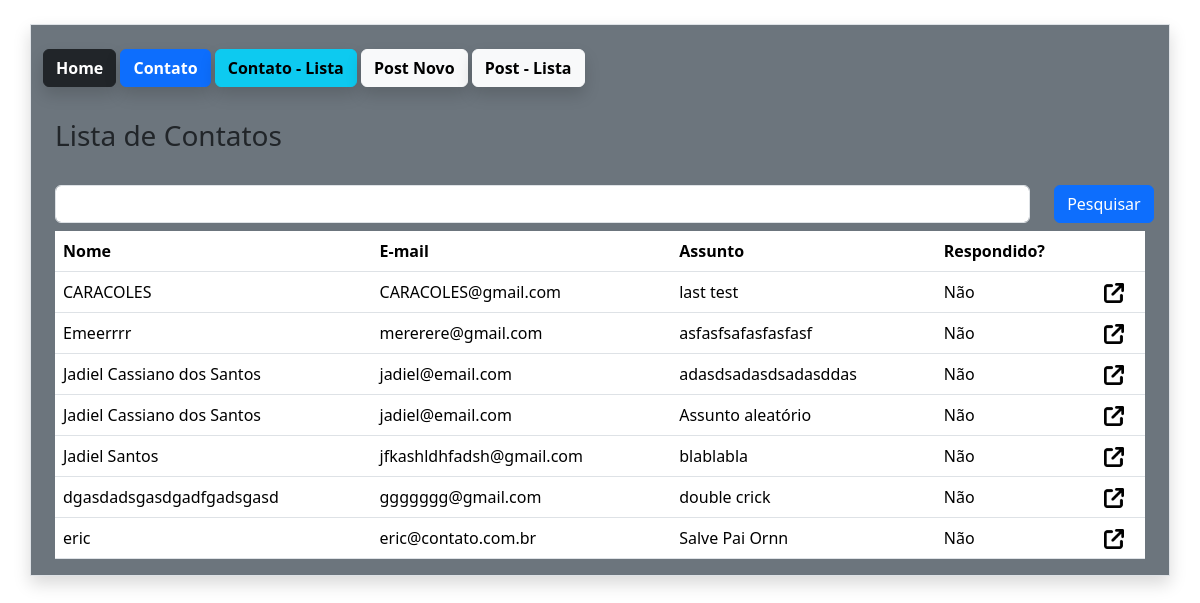
Before: /contato/lista/ (signed in) with the older database file.
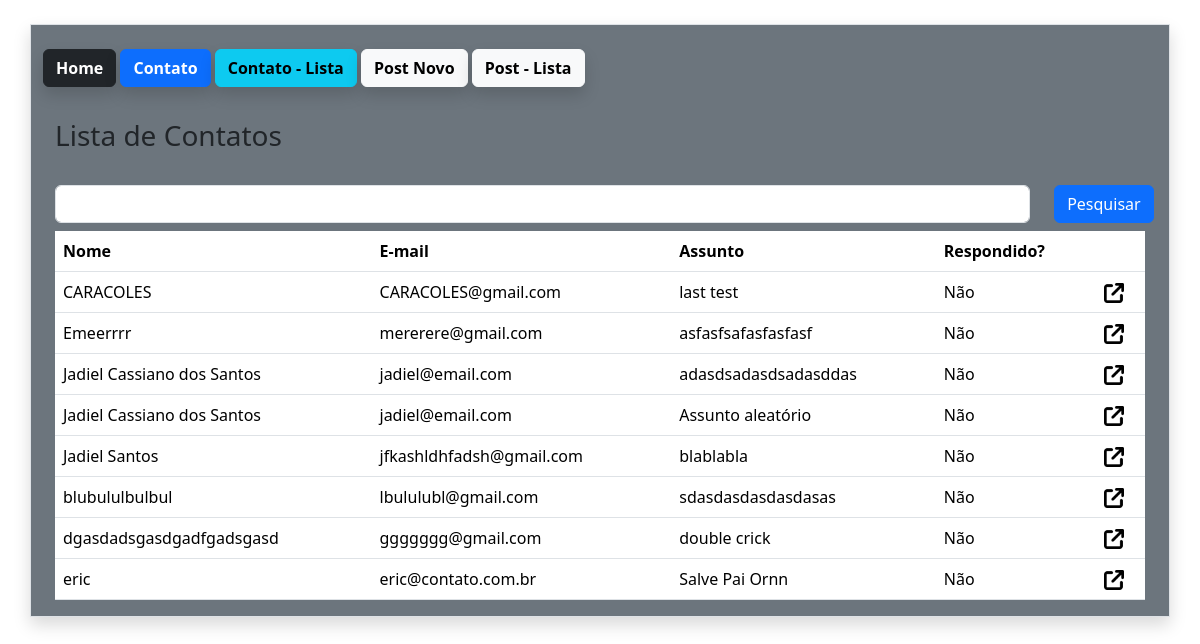
After: the same page with the newer database file.
### estudo/models.py (models this page shows)
class Contato(db.Model):
    id = db.Column(db.Integer, primary_key=True)
    data_envio = db.Column(db.DateTime, default=datetime.utcnow())
    nome = db.Column(db.String, nullable=True)
    email = db.Column(db.String, nullable=True)
    assunto = db.Column(db.String, nullable=True)
    mensagem = db.Column(db.String, nullable=True)
    respondido = db.Column(db.Integer, default=0)

### estudo/views.py (the view)
@app.route('/contato/lista/')
@login_required
def contatoLista():
     context = {}
     if current_user == 1: return redirect(url_for('homepage')) # Esse código é para impedir que usuários comuns acessem a lista de contatos, apenas o admin pode acessar
     if request.method == 'GET':
         pesquisa = request.args.get('pesquisa','')
     dados = Contato.query.order_by('nome')
     if pesquisa != '':
         dados = dados.filter_by(nome=pesquisa)
     context = {'dados': dados.all()}
     return render_template('Contato_lista.html', context = context)

### estudo/models.py (called while the page is built)
@login_manager.user_loader
def load_user(user_id):
    return User.query.get(user_id)

### estudo/templates/Contato_lista.html (shortened to what this page needs)
{% extends 'base.html' %}
{% block content%}
{% include "nav.html" %}
<body>
    <div class="container mt-4">
        <div class="row mt-4">
            <h3>Lista de Contatos</h3>
            <form method="get" class="row">
                <div class="class col-11 mt-4">
                    <input type="text" name="pesquisa" class="form-control">
                </div>
                <div class="col-1 mt-4">
                    <button type="submit" class="btn btn-primary"> Pesquisar</button>
                </div>
            </form>
            <div class="col-12 mt-2">
                <table class="table">
                    <thead>
                        <tr>
                            <th><b>Nome</b></th>
                            <th><b>E-mail</b></th>
                            <th><b>Assunto</b></th>
                            <th><b>Respondido?</b></th>
                            <th></th>
                        </tr>
                    </thead>
                    <tbody>
                        {% for linha in context['dados'] %}
                        <tr>
                            <td>{{linha.nome}}</td>
                            <td>{{linha.email}}</td>
                            <td>{{linha.assunto}}</td>
                            <td>
                                {% if linha.respondido ==1%}
                                    Sim
                                {% else %}
                                    Não
                                {% endif %}
                            <td><a href="{{ url_for('contatoDetail', id=linha.id)}}"><img src="{{url_for('static', filename='img/link.png')}}" style="width:20px";"></a></td>
                            </td>
                        </tr>
                        {% endfor %}
                    </tbody>
                </table>
            </div>
        </div>
{% endblock %}

Changed rows visible on the page:
added Contato: nome "blubululbulbul", email "lbululubl@gmail.com", assunto "sdasdasdasdasdasas", respondido "Não"
